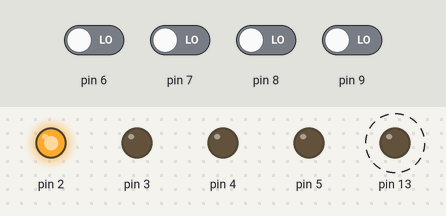
A sketch run on a simulated Arduino Uno, built with avr-gcc and run on an emulated ATmega328P. Shown: output pins drawn as LEDs (lit = HIGH). Dashed ring = blinking. The inputs (shaded band) are chosen by the test bench; at power-on: pin 6–9 LOW.

Above: at 1.7 s.
2.4 s: pin 6 driven HIGH
At 4.3 s:
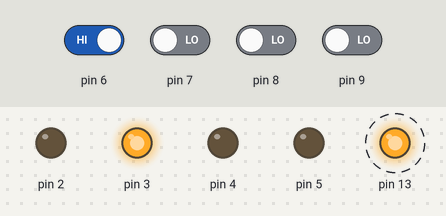
5.8 s: pin 7 driven HIGH
At 7.8 s:
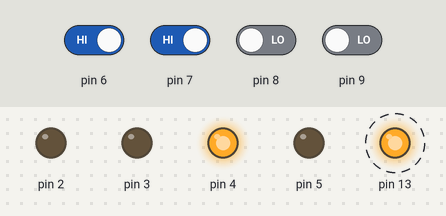
9.2 s: pin 8 driven HIGH
At 10.6 s:
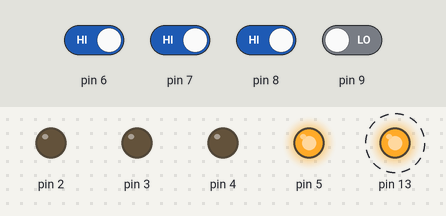
12.6 s: pin 6 driven LOW
At 14.1 s:
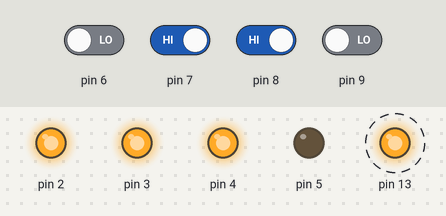
16.0 s: pin 9 driven HIGH
At 17.6 s:
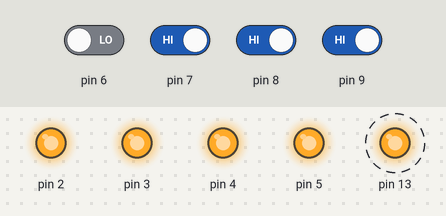
19.4 s: pin 7 driven LOW
At 21.1 s:
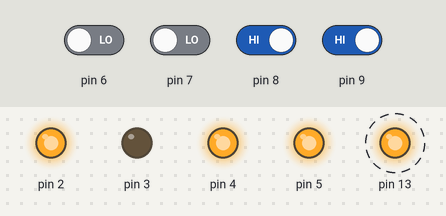
Timing chart, 0 to 23.8 s (numbered marks = the images above; inputs shaded):
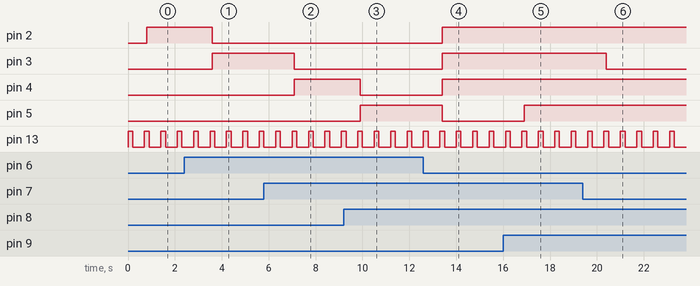

The sketch:

counter.ino
```cpp
#include <Arduino.h>

int W,X,Y,Z;
int D,C,B,A;

void disp_7447(int D,int C,int B, int A)
{
  digitalWrite(2, A); //LSB
  digitalWrite(3, B);
  digitalWrite(4, C);
  digitalWrite(5, D); //MSB
}

void setup() {

pinMode(2, OUTPUT);
pinMode(3, OUTPUT);
pinMode(4, OUTPUT);
pinMode(5, OUTPUT);
pinMode(6, INPUT);
pinMode(7, INPUT);
pinMode(8, INPUT);
pinMode(9, INPUT);
pinMode(13, OUTPUT);

}

void loop() {

digitalWrite(13, HIGH);
delay(100);

disp_7447(D,C,B,A);

W = digitalRead(6);
X = digitalRead(7);
Y = digitalRead(8);
Z = digitalRead(9);

    A = (!W);
B = (!Z&&!X&&W)||(!W&&X);
C = (!X&&Y) || (!Y&&X&&W) || (!W&&Y);
D = (W&&X&&Y)||(!W&&Z);
delay(100);
W = A;
X = B;
Y = C;
Z = D;

digitalWrite(13, LOW);
delay(500);
}
```

Measured:
- after the input at 2.4 s, pin 2: HIGH → LOW after 1.2 s; pin 3: LOW → HIGH after 1.2 s
- after the input at 5.8 s, pin 3: HIGH → LOW after 1.3 s; pin 4: LOW → HIGH after 1.3 s
- after the input at 9.2 s, pin 4: HIGH → LOW after 0.70 s; pin 5: LOW → HIGH after 0.70 s
- after the input at 12.6 s, pin 2–4: LOW → HIGH after 0.80 s; pin 5: HIGH → LOW after 0.80 s
- after the input at 16.0 s, pin 5: LOW → HIGH after 0.90 s
- after the input at 19.4 s, pin 3: HIGH → LOW after 1.0 s
- by itself, pin 13: alternates HIGH for 0.20 s and LOW for 0.50 s
